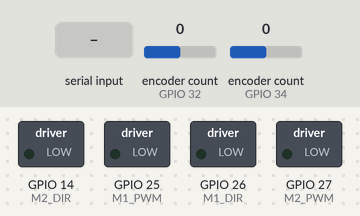
This sketch was run on a simulated ESP32. Parts: switched loads named in the sketch (green lamp = pin HIGH). The inputs (shaded band) are chosen by the test bench; at power-on: encoder count (sensors on GPIO 32, GPIO 34) 0. What the sketch prints to the serial monitor is not drawn.

Above: at 1.2 s.
1.3 s: "v90\n" received over Serial
At 3.4 s:
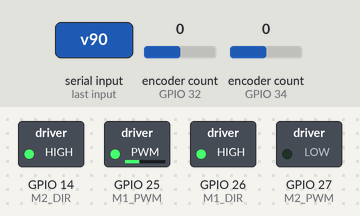
3.8 s: "v,45\n" received over Serial
At 5.3 s:
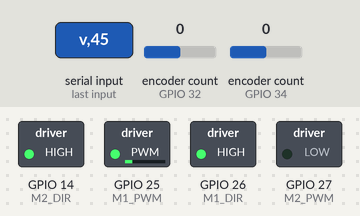
6.3 s: "v" received over Serial
At 9.2 s:
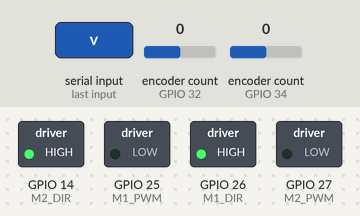
Timing chart, 0 to 10.7 s (numbered marks = the images above; inputs shaded):
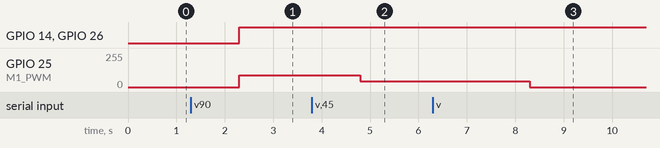

Measured:
- after the input at 1.3 s, GPIO 14 (M2_DIR), GPIO 26 (M1_DIR): LOW → HIGH after 1.0 s; GPIO 25 (M1_PWM): 0/255 → 90/255 after 1.0 s
- after the input at 3.8 s, GPIO 25 (M1_PWM): 90/255 → 45/255 after 1.0 s
- after the input at 6.3 s, GPIO 25 (M1_PWM): 45/255 → 0/255 after 2.0 s

The sketch:

motor_control.ino
```cpp
#include <ESP32Encoder.h>

// Cytron MD20A Pins
const int M1_PWM = 25;  const int M1_DIR = 26;
const int M2_PWM = 27;  const int M2_DIR = 14;

ESP32Encoder enc1;
ESP32Encoder enc2;
unsigned long last_time = 0;

// ✅ Add these two lines here (global scope, outside any function)
long prev1 = 0, prev2 = 0;

void setup() {
  Serial.begin(115200);

  pinMode(M1_PWM, OUTPUT); pinMode(M1_DIR, OUTPUT);
  pinMode(M2_PWM, OUTPUT); pinMode(M2_DIR, OUTPUT);

  ESP32Encoder::useInternalWeakPullResistors = puType::up;
  enc1.attachFullQuad(32, 33);
  enc2.attachFullQuad(34, 35);
}

void loop() {
  // Motor command reception (unchanged)
  if (Serial.available() > 0) {
    char startChar = Serial.read();
    if (startChar == 'v') {
      int speed1 = Serial.parseInt();
      int speed2 = Serial.parseInt();

      digitalWrite(M1_DIR, speed1 >= 0 ? HIGH : LOW);
      analogWrite(M1_PWM, abs(speed1));

      digitalWrite(M2_DIR, speed2 >= 0 ? HIGH : LOW);
      analogWrite(M2_PWM, abs(speed2));
    }
  }

  // ✅ Replace your old encoder block entirely with this
  if (millis() - last_time > 50) {
    long dt_ms = millis() - last_time;
    long curr1 = enc1.getCount();
    long curr2 = enc2.getCount();

    float vel1 = (curr1 - prev1) * (1000.0 / dt_ms); // ticks/sec
    float vel2 = (curr2 - prev2) * (1000.0 / dt_ms);

    prev1 = curr1;
    prev2 = curr2;
    last_time = millis();

    Serial.print("e ");
    Serial.print(vel1);
    Serial.print(" ");
    Serial.println(vel2);
  }
}
```
